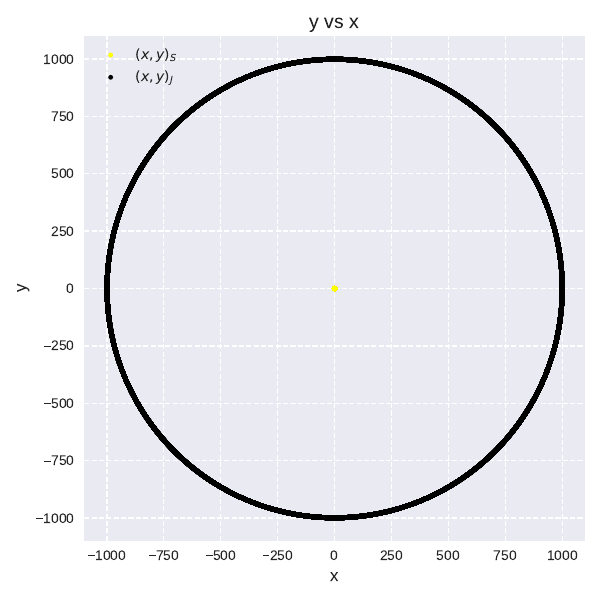

This chart was generated by the following Python code:
import numpy as np
import matplotlib.pyplot as plt


x_s, y_s, x_j, y_j = np.genfromtxt('data.txt', unpack=True, usecols=(0, 1, 2, 3))

plt.style.use('seaborn-v0_8')

fig, axes = plt.subplots(figsize=(6, 6))

axes.plot(x_s, y_s, '.', color='yellow', label=r'$(x,y)_{S}$')
axes.plot(x_j, y_j, '.', color='black', label=r'$(x,y)_{J}$')




# Se ajustan demás detalles del gráfico.

axes.set_xlabel('x', fontsize=12)
axes.set_ylabel('y', fontsize=12)
axes.legend(loc='upper left')
axes.grid(True, linestyle='--')
axes.set_title("y vs x", fontsize=14)
plt.tight_layout()
fig.savefig('plot.pdf')
